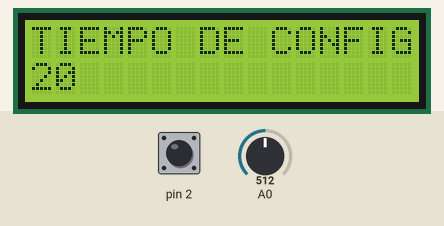
A sketch run on a simulated Arduino Uno, built with avr-gcc and run on an emulated ATmega328P. Parts: 16×2 character LCD. The test bench sets the inputs (shaded band); at power-on: pin 2 LOW, A0 = 512.

Above: at 1.2 s.
1.3 s: pin 2 driven HIGH
At 1.7 s:
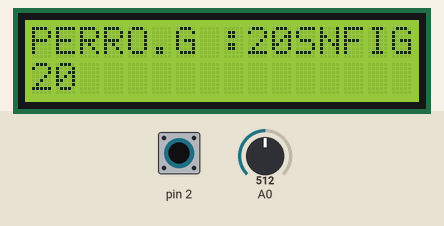
4.3 s: A0 set to 716
At 5.1 s:
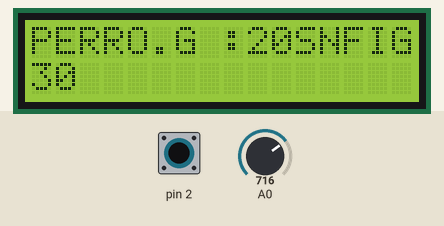
5.8 s: A0 set to 900
At 6.7 s:
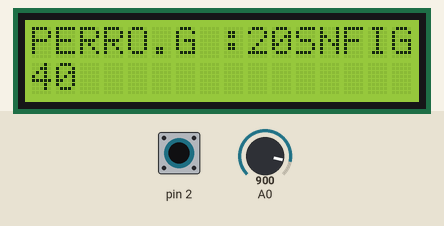
7.8 s: A0 set to 306
At 9.4 s:
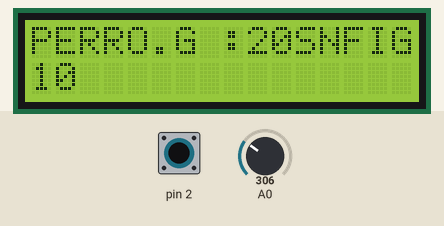
9.8 s: pin 2 pulsed LOW 2 times (0.12 s each, 0.3 s apart)
At 10.2 s:
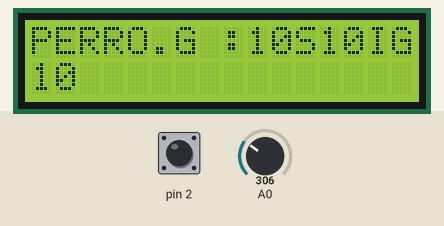
Timing chart, 0 to 12.8 s (numbered marks = the images above; inputs shaded):
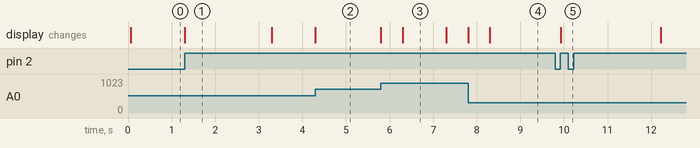

The sketch:

Deber3_2B_Perro_Guardian.ino
```cpp
//UNIVERSIDAD TECNICA DEL NORTE
/*
 * ALEXANDER YAGUACHI
 *       WDTO_15MS
          WDTO_30MS
          WDTO_60MS
          WDTO_120MS
          WDTO_250MS
          WDTO_500MS
          WDTO_1S
          WDTO_2S
          WDTO_4S
          WDTO_8S
 */
#include <avr/wdt.h> //Librería perro guardían
#include <LiquidCrystal.h> //Librería LCD
#include <MsTimer2.h> //Librería timer2
#include <EEPROM.h>

const int rs = 12, en = 10, d4 = 9, d5 = 8, d6 = 7, d7 = 6; //pines del arduino
LiquidCrystal lcd(rs, en, d4, d5, d6, d7);
int cont = 0;
float pot;
float poten;
void setup() {
  lcd.begin(16, 2); //Inicia LCD 16X2
  lcd.setCursor(0, 0); //Posición inicial
  lcd.print("TIEMPO DE CONFIGURACION"); //Impmrime mensaje inicial de configuracion
  MsTimer2::set(1000, conteo); //timer esta en segundo
  attachInterrupt(0,stado, RISING); //Interrupción
}

void loop() {
  // put your main code here, to run repeatedly:
 poten=analogRead(0);

  pot = (poten* 5.00) / 1023.0; //conversión CAD
  if (pot >= 1.0 && pot <= 2.0) { //verifica cuando el cont esta 10s
    lcd.setCursor(0, 1); //posicion donde se impreme el CAD
    lcd.print(cont);
    cont = 10;
  } else if (pot > 2.00 && pot <= 3.00) { //verifica cuando el cont esta 20s
    lcd.setCursor(0, 1); //posicion donde se impreme el CAD
    lcd.print(cont);
    cont = 20;
  } else if (pot > 3.00 && pot <= 4.00) { //verifica cuando el cont esta 30s
    cont = 30;
    lcd.setCursor(0, 1); //posicion donde se impreme el CAD
    lcd.print(cont);
    cont = 30;
  } else if (pot > 4.00 && pot <= 5.00) { //verifica cuando el cont esta 40s
    lcd.setCursor(0, 1); //posicion donde se impreme el CAD
    lcd.print(cont);
    cont = 40;
  }
}

void stado(){
 switch(cont){
  case 10:
  MsTimer2::start();
  lcd.setCursor(0, 0);
  lcd.print("PERRO.G :10S");//impresion en LCD
  cont = 10;
  break;
  case 20:
  MsTimer2::start();
  lcd.setCursor(0, 0);
  lcd.print("PERRO.G :20S");//impresion en lcd
  cont = 20;
  break;
  case 30:
  MsTimer2::start();
  lcd.setCursor(0, 0);
  lcd.print("PERRO.G :30S");//impresion en lcd
  cont = 30;
  break;
  case 40:
  MsTimer2::start();
  lcd.setCursor(0, 0);
  lcd.print("PERRO.G :40S");//impresion en lcd
  cont = 40;
  break;
 }
}
void conteo(){
  cont--;
  if (cont == 1) { //Activa el Perro Guardiam
    wdt_enable(WDTO_1S); //Activa Perro Guardian en 1S
  }
}
```

Measured:
- after the input at 1.3 s, the display: changes at once (image 1)
- after the input at 4.3 s, the display: changes at once (image 2)
- after the input at 5.8 s, the display: changes at once (image 3)
- after the input at 7.8 s, the display: changes at once (image 4)
- after the input at 9.8 s, the display: changes after 0.12 s (image 5)
- what the display in image 1 shows lasts 2.0 s, from 1.3 s to 3.3 s
- what the display in image 3 shows lasts 1.0 s, from 6.3 s to 7.3 s
